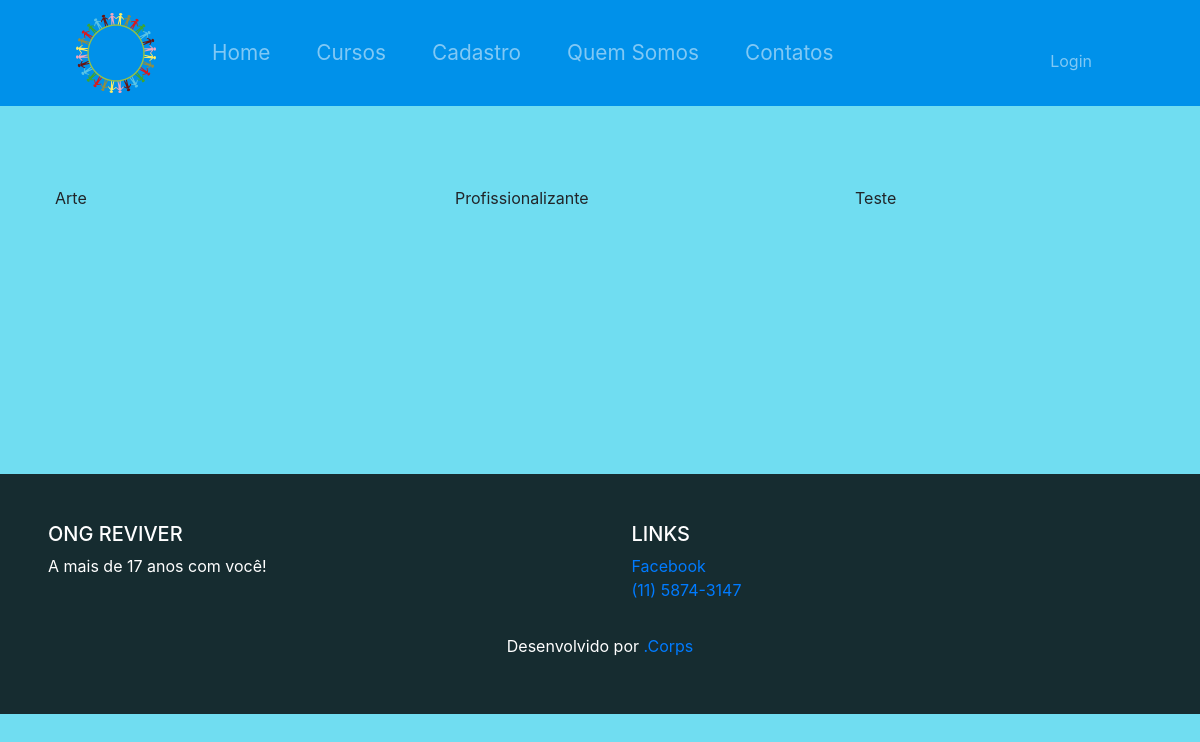
Page /Views/Cursos.php on the committed database.
### tables this page shows
create table TipoCurso(
AT_TipoCursoID int(2) primary key auto_increment,
AT_Tipo varchar(20)
);

### Views/Cursos.php (called while the page is built, shortened)
<?php
include('Components/Header.php');
include("../Controller/Config.php");
?>
<?php
include_once("../Controller/ConsultaCursoPHP.php"); ?>
<?php
include('Components/Footer.php');
?>

### Controller/ConsultaCursoPHP.php (the view, shortened to what this page needs)
<?php
include("Config.php");
$FirstQuery = mysqli_query($mysqli,"SELECT AT_Tipo,AT_TipoCursoID FROM TipoCurso");
echo "<div  class='row mx-auto'>";
while($tipo = mysqli_fetch_array($FirstQuery)){
  echo "
  <div class='col'>
      <ul class='cursos'>".$tipo['AT_Tipo']."
      ";
  echo "
    </ul>
    </div>
      ";
}
echo "</div>"
 ?>

### Views/Header.css (style rules this page uses)
body { background-color: #70ddf1; margin: 0 auto; }
.cursos { float: left; margin: 0 ; }

### rows in the picture
tipocurso: AT_Tipo "Arte"
tipocurso: AT_Tipo "Profissionalizante"
tipocurso: AT_Tipo "Teste"

### other values in the picture
$_SESSION['Nome'] "Login"
